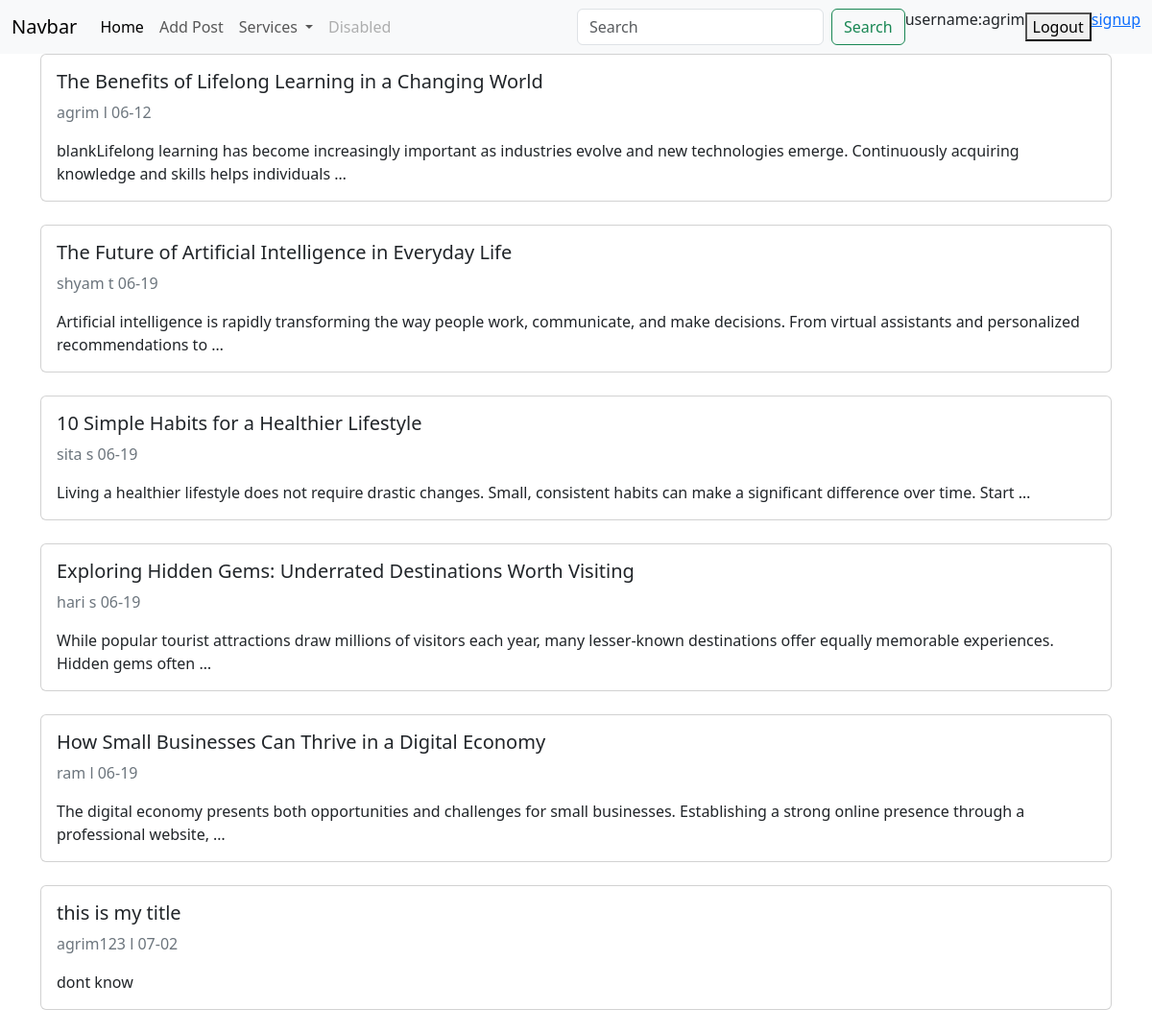
The app's page / (signed in) with its own data.
### firstapp/models.py (models this page shows, shortened)
class Posts(models.Model):
    POST_CHOICES=[
        ('l','literature'),
        ('s','sports'),
        ('t','technology')
    ]
    class Meta:
        verbose_name='Post'
        verbose_name_plural='Posts'
    author=models.CharField(default="unknown", max_length=100)
    category=models.CharField(choices=POST_CHOICES)
    title=models.CharField(max_length=200)
    image_url=models.URLField(null=True, blank=True)
    status=models.CharField(max_length=20)
    content=models.TextField()
    slug=models.CharField(unique=True)
    created_at=models.DateTimeField(auto_now_add=True)
    updated_at=models.DateTimeField(auto_now=True)

### firstapp/views.py (the view)
# urls.py: path('',views.html_view, name='html_view'),
@login_required
def html_view(request):
    q=request.GET.get("q","").strip()
    posts=Posts.objects.all()
    user=request.user
    return render(request, 'firstapp/index.html', { "posts": posts, "user":user })

### firstapp/templates/firstapp/index.html (shortened to what this page needs)
{%load static%}
<!doctype html>
<html lang="en">
  <head>
<link rel="stylesheet" href="{%static 'firstapp/style.css'%}">
    <link href="https://cdn.jsdelivr.net/npm/bootstrap@5.3.8/dist/css/bootstrap.min.css" rel="stylesheet">
  </head>
  <body>
 <nav class="navbar navbar-expand-lg bg-body-tertiary">
  <div class="container-fluid">
    <a class="navbar-brand" href="{%url 'html_view'%}">Navbar</a>
    <div class="collapse navbar-collapse" id="navbarSupportedContent">
      <ul class="navbar-nav me-auto mb-2 mb-lg-0">
        <li class="nav-item">
          <a class="nav-link active" aria-current="page" href="#">Home</a>
        </li>
        <li class="nav-item">
          <a class="nav-link" href="{%url 'create_post'%}">Add Post</a>
        </li>
        <li class="nav-item dropdown">
          <a class="nav-link dropdown-toggle" href="#" role="button" data-bs-toggle="dropdown" aria-expanded="false">
            Services
          </a>
        </li>
        <li class="nav-item">
          <a class="nav-link disabled" aria-disabled="true">Disabled</a>
        </li>
      </ul>
      <form class="d-flex" role="search">
        <input class="form-control me-2" type="search" placeholder="Search" aria-label="Search"/>
        <button class="btn btn-outline-success" type="submit">Search</button>
      </form>
      <p>username:{{user}}</p>
      <form method="post" action={%url 'logout'%}>
        <button type="submit" >
          Logout
        </button>
      <p><a href="{%url 'signup' %}">signup</a></p>
    </div>
  </div>
</nav>
    <main class="container">
        {%block content%}
        {%if posts%}
        {%for post in posts%}
        <a href="{%url 'post_detail' post.id%}" class="text-decoration-none">
        <div class="card mb-4">
          <div class="card-body">
            <h5 class="card-title">{{post.title}}</h5>
            <p class="text-secondary">
              <span>{{post.author}}</span>
              <span>{{post.category}}</span>
              <span>{{post.created_at|date:"m-d"}}</span>
            </p>
            <p class="card-text">{{post.content|truncatewords:20}}</p>
          </div>
        </div>
      </a>
        {%endfor%}
        {%else%}
        <p>no post available</p>
        {{error_message}}
        {%endif%}
        {%endblock content%}
    </main>
</html>

### records on screen
Posts: title "The Benefits of Lifelong Learning in a Changing World", author "agrim", category "l", created_at "06-12", content "blankLifelong learning has become increasingly important as industries evolve and new technologies emerge. Continuously acquiring knowledge and skills helps individuals …"
Posts: title "The Future of Artificial Intelligence in Everyday Life", author "shyam", category "t", created_at "06-19", content "Artificial intelligence is rapidly transforming the way people work, communicate, and make decisions. From virtual assistants and personalized recommendations to …"
Posts: title "10 Simple Habits for a Healthier Lifestyle", author "sita", category "s", created_at "06-19", content "Living a healthier lifestyle does not require drastic changes. Small, consistent habits can make a significant difference over time. Start …"
Posts: title "Exploring Hidden Gems: Underrated Destinations Worth Visiting", author "hari", category "s", created_at "06-19", content "While popular tourist attractions draw millions of visitors each year, many lesser-known destinations offer equally memorable experiences. Hidden gems often …"
Posts: title "How Small Businesses Can Thrive in a Digital Economy", author "ram", category "l", created_at "06-19", content "The digital economy presents both opportunities and challenges for small businesses. Establishing a strong online presence through a professional website, …"
Posts: title "this is my title", author "agrim123", category "l", created_at "07-02", content "dont know"

### other values on screen
{{ user }} "agrim"
